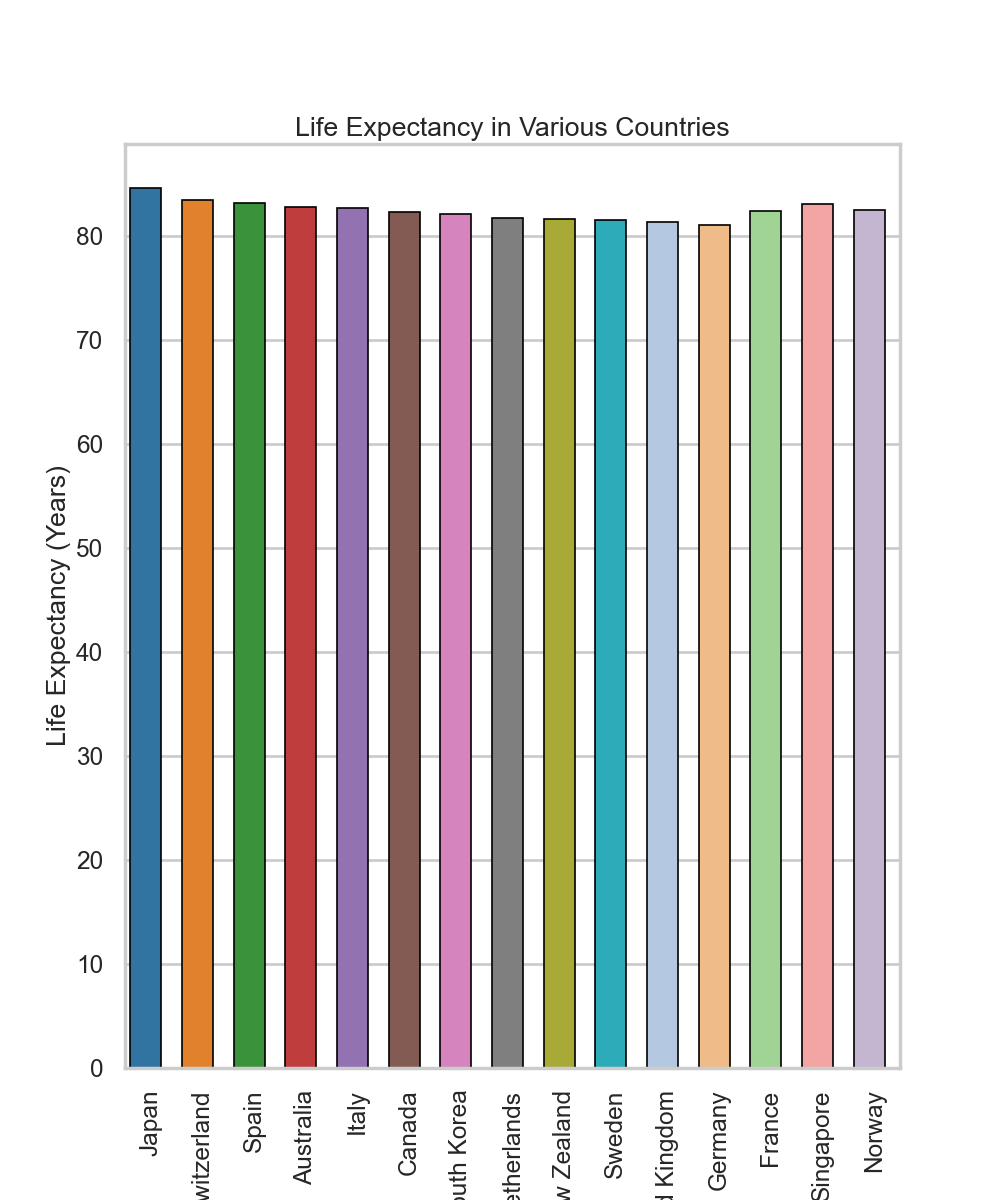

Generate this figure with Python:

import seaborn as sns
import pandas as pd
import matplotlib.pyplot as plt

data = {
    'Country': ['Japan', 'Switzerland', 'Spain', 'Australia', 'Italy', 'Canada', 'South Korea', 'Netherlands', 'New Zealand', 'Sweden', 'United Kingdom', 'Germany', 'France', 'Singapore', 'Norway'],
    'Life_Expectancy': [84.6, 83.4, 83.2, 82.8, 82.7, 82.3, 82.1, 81.7, 81.6, 81.5, 81.3, 81.0, 82.4, 83.1, 82.5]
}

df = pd.DataFrame(data)

plt.figure(figsize=(10, 12))

bar_plot = sns.barplot(
    x='Country',
    y='Life_Expectancy',
    data=df,
    palette=['#1F77B4', '#FF7F0E', '#2CA02C', '#D62728', '#9467BD', '#8C564B', '#E377C2', '#7F7F7F', '#BCBD22', '#17BECF', '#AEC7E8', '#FFBB78', '#98DF8A', '#FF9896', '#C5B0D5'],
    linewidth=1.2,
    edgecolor='black'
)

for bar in bar_plot.patches:
    bar.set_width(0.6)

plt.xlabel('Country')
plt.ylabel('Life Expectancy (Years)')
plt.title('Life Expectancy in Various Countries')
plt.xticks(rotation=90)

plt.show()
